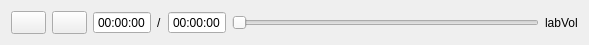
<?xml version="1.0" encoding="UTF-8"?>
<ui version="4.0">
 <class>ControlBar</class>
 <widget class="QWidget" name="ControlBar">
  <property name="geometry">
   <rect>
    <x>0</x>
    <y>0</y>
    <width>589</width>
    <height>40</height>
   </rect>
  </property>
  <property name="maximumSize">
   <size>
    <width>16777215</width>
    <height>40</height>
   </size>
  </property>
  <property name="windowTitle">
   <string>Form</string>
  </property>
  <layout class="QHBoxLayout" name="horizontalLayout">
   <item>
    <widget class="QPushButton" name="btnPlay">
     <property name="maximumSize">
      <size>
       <width>35</width>
       <height>35</height>
      </size>
     </property>
     <property name="text">
      <string/>
     </property>
    </widget>
   </item>
   <item>
    <widget class="QPushButton" name="btnForward">
     <property name="maximumSize">
      <size>
       <width>35</width>
       <height>35</height>
      </size>
     </property>
     <property name="text">
      <string/>
     </property>
    </widget>
   </item>
   <item>
    <widget class="QTimeEdit" name="timeEditElapsed">
     <property name="maximumSize">
      <size>
       <width>65</width>
       <height>16777215</height>
      </size>
     </property>
     <property name="wrapping">
      <bool>false</bool>
     </property>
     <property name="frame">
      <bool>true</bool>
     </property>
     <property name="buttonSymbols">
      <enum>QAbstractSpinBox::NoButtons</enum>
     </property>
     <property name="correctionMode">
      <enum>QAbstractSpinBox::CorrectToPreviousValue</enum>
     </property>
     <property name="displayFormat">
      <string>hh:mm:ss</string>
     </property>
    </widget>
   </item>
   <item>
    <widget class="QLabel" name="labSeparator">
     <property name="text">
      <string>/</string>
     </property>
    </widget>
   </item>
   <item>
    <widget class="QTimeEdit" name="timeEditTotal">
     <property name="maximumSize">
      <size>
       <width>65</width>
       <height>16777215</height>
      </size>
     </property>
     <property name="wrapping">
      <bool>false</bool>
     </property>
     <property name="frame">
      <bool>true</bool>
     </property>
     <property name="readOnly">
      <bool>true</bool>
     </property>
     <property name="buttonSymbols">
      <enum>QAbstractSpinBox::NoButtons</enum>
     </property>
     <property name="correctionMode">
      <enum>QAbstractSpinBox::CorrectToPreviousValue</enum>
     </property>
     <property name="displayFormat">
      <string>hh:mm:ss</string>
     </property>
    </widget>
   </item>
   <item>
    <widget class="QSlider" name="sliderTime">
     <property name="orientation">
      <enum>Qt::Horizontal</enum>
     </property>
    </widget>
   </item>
   <item>
    <widget class="QLabel" name="labVolume">
     <property name="text">
      <string>labVol</string>
     </property>
    </widget>
   </item>
  </layout>
 </widget>
 <resources/>
 <connections/>
</ui>
